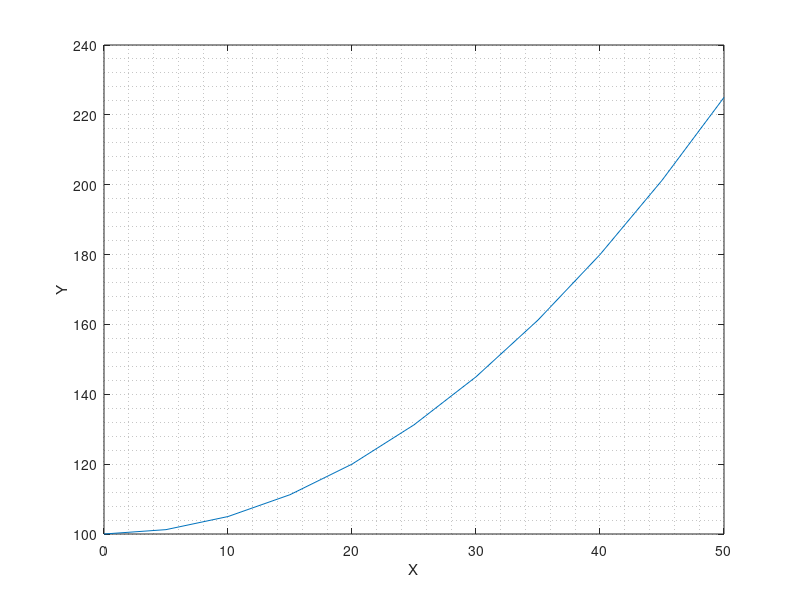

The MATLAB source for this figure:
x = 0:5:50;
y = [100 101.25 105 111.25 120 131.25 145 161.25 180 201.25 225];
plot(x,y)
xlabel('X')
ylabel('Y')
grid minor
